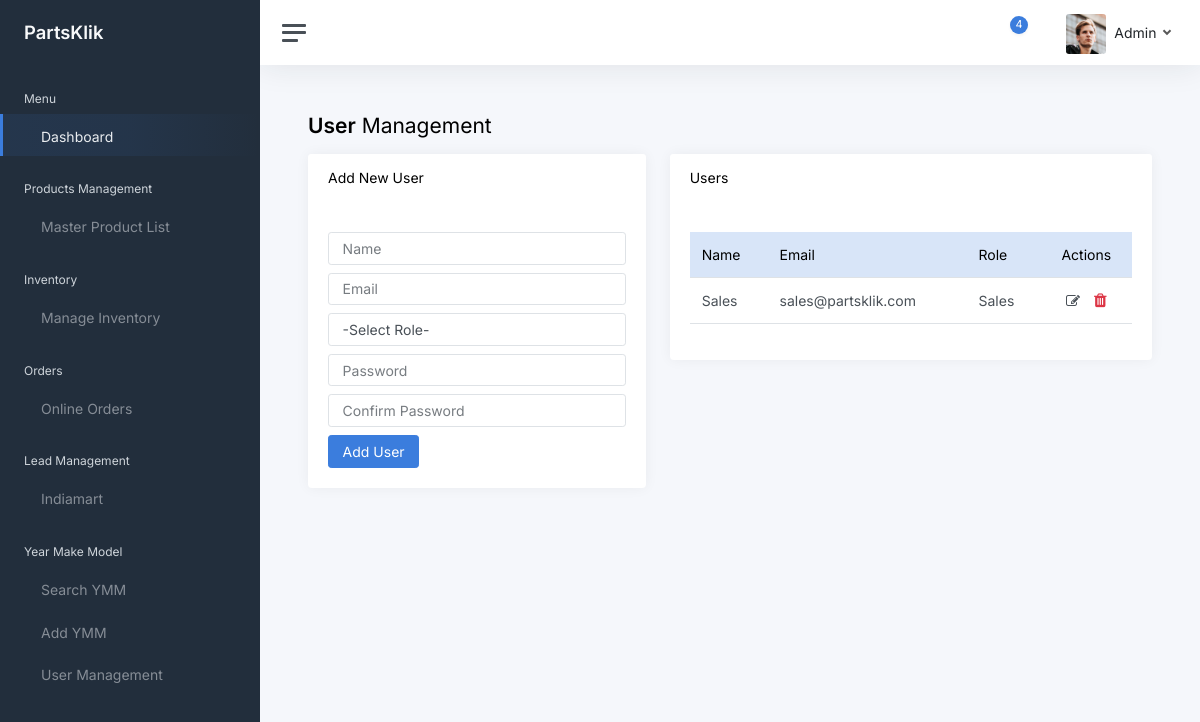
Page /add-user/ (signed in) on the earlier database version.
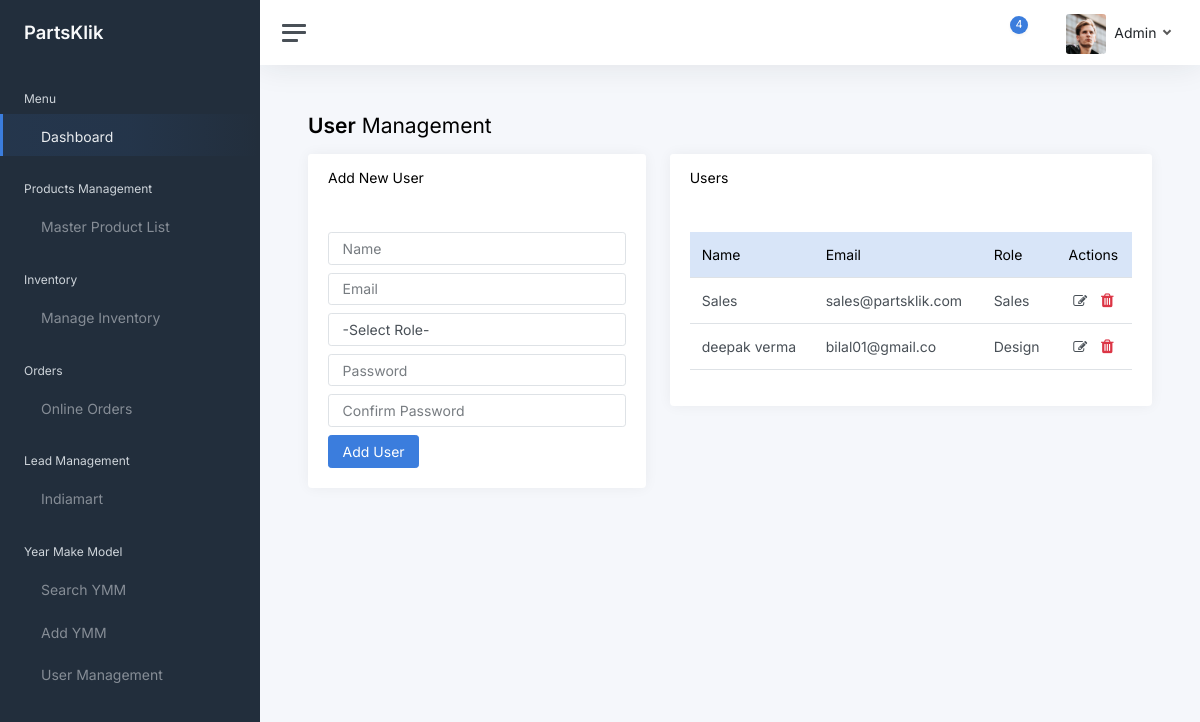
Same page on the later database version.
### home/models.py (models this page shows, shortened)
class CustomUser(AbstractUser):
    username = None
    email = models.EmailField(unique=True)
    user_role=models.CharField(max_length=100,null=True,blank=True,default='Sales')
    visible_password=models.CharField(max_length=254,null=True,blank=True)
    live_status=models.IntegerField(default=1,null=True,blank=True)
    USERNAME_FIELD = 'email'
    REQUIRED_FIELDS = []
    objects = CustomUserManager()

### home/views.py (the view, shortened to what this page needs)
# urls.py: path('add-user/',addUser),
@login_required(login_url='/login')
def addUser(request):
    roles=roleList.objects.all()
    all_users = CustomUser.objects.exclude(is_superuser=True)
    return render(request,'AdminPanel/adduser.html',{"roles":roles,"all_users":all_users,})

### home/models.py (called while the page is built)
    def __str__(self) -> str:
        return self.role_name

### home/templates/AdminPanel/adduser.html (shortened to what this page needs)
<!DOCTYPE html>
<html lang="en">
  <head>
    <link href="../../static/css/app.css" rel="stylesheet" />
    <link
      rel="stylesheet"
      href="https://cdnjs.cloudflare.com/ajax/libs/font-awesome/4.7.0/css/font-awesome.min.css"
    />
  </head>
  <body>
    <div class="wrapper">
      {% include "components/sidebar.html" %}
      <div class="main">
        {% include "components/navbar.html" %}
        <main class="content">
          <div class="container-fluid p-0">
            <h1 class="h3 mb-3"><strong>User</strong> Management</h1>
            <div class="row">
              <div class="col-md-5">
                <div class="card">
                  <div class="card-header">
                    <h5>Add New User</h5>
                  </div>
                  <form method="post" action="/add-user/">
                    <div class="card-body">
                      <input
                        type="text"
                        class="form-control"
                        placeholder="Name"
                        name="user-name"
                        value="{{ request.session.form_data.name }}"
                        required
                      />
                      <input type="email" class="form-control my-2" placeholder="Email" name="user-email" value="{{ request.session.form_data.email }}" required />
                      <select
                        class="form-control my-2"
                        placeholder="Role"
                        name="user-role"
                      >
                        <option>-Select Role-</option>
                      </select>
                      <input
                        type="text"
                        class="form-control my-2"
                        placeholder="Password"
                        name="user-password"
                        required
                      />
                      <input
                        type="text"
                        class="form-control my-2"
                        placeholder="Confirm Password"
                        name="confirm-password"
                        required
                      />
                      <button type="submit" class="btn btn-primary">
                        Add User
                      </button>
                    </div>
                  </form>
                </div>
              </div>
              <div class="col-md-7">
                <div class="card">
                  <div class="card-header">
                    <h5>Users</h5>
                  </div>
                  <div class="card-body">
                    <table class="table">
                      <thead class="table-primary">
                        <tr>
                          <td>Name</td>
                          <td>Email</td>
                          <td>Role</td>
                          <td style="text-align: center">Actions</td>
                        </tr>
                      </thead>
                      <tbody>
                        {% for usr in all_users %}
                        <tr>
                          <td>{{usr.first_name}}</td>
                          <td>{{usr.email}}</td>
                          <td>{{usr.user_role}}</td>
                          <td style="text-align: center">
                            <i
                              class="fa fa-pencil-square-o"
                              aria-hidden="true"
                              style="cursor: pointer"
                            ></i>
                            <i
                              class="fa fa-trash text-danger"
                              style="
                                margin-left: 10px;
                                cursor: pointer;
                                font-size: 16px;
                              "
                              aria-hidden="true"
                            ></i>
                          </td>
                        </tr>
                        {% endfor %}
                      </tbody>
                    </table>
                  </div>
                </div>
              </div>
            </div>
          </div>
        </main>
      </div>
    </div>
  </body>
</html>

### home/templates/components/sidebar.html (shortened to what this page needs)
<nav id="sidebar" class="sidebar js-sidebar">
  <div class="sidebar-content js-simplebar">
    <a class="sidebar-brand" href="/">
      <span class="align-middle">PartsKlik</span>
    </a>
    <ul class="sidebar-nav">
      <li class="sidebar-header">Menu</li>
      <li class="sidebar-item active">
        <a class="sidebar-link" href="/">
          <span class="align-middle">Dashboard</span>
        </a>
      </li>
      <li class="sidebar-header">Products Management</li>
      <li class="sidebar-item">
        <a class="sidebar-link" href="/master-products">
          <span class="align-middle">Master Product List</span>
        </a>
      </li>
      <li class="sidebar-header">Inventory</li>
      <li class="sidebar-item">
        <a class="sidebar-link" href="charts-chartjs.html">
          <span class="align-middle">Manage Inventory</span>
        </a>
      </li>
      <li class="sidebar-header">Orders</li>
      <li class="sidebar-item">
        <a class="sidebar-link" href="charts-chartjs.html">
          <span class="align-middle">Online Orders</span>
        </a>
      </li>
      <li class="sidebar-header">Lead Management</li>
      <li class="sidebar-item">
        <a class="sidebar-link" href="/indiamart-leads">
          <span class="align-middle">Indiamart</span>
        </a>
      </li>
      <li class="sidebar-header">Year Make Model</li>
      <li class="sidebar-item">
        <a class="sidebar-link" href="charts-chartjs.html">
          <span class="align-middle">Search YMM</span>
        </a>
      </li>
      <li class="sidebar-item">
        <a class="sidebar-link" href="charts-chartjs.html">
          <span class="align-middle">Add YMM</span>
        </a>
      </li>
       {% if user.is_superuser %}
      <li class="sidebar-item">
        <a class="sidebar-link" href="/add-user">
          <span class="align-middle">User Management</span>
        </a>
      </li>
      {% endif %}
    </ul>
  </div>
</nav>

### home/templates/components/navbar.html (shortened to what this page needs)
<nav class="navbar navbar-expand navbar-light navbar-bg">
  <a class="sidebar-toggle js-sidebar-toggle">
    <i class="hamburger align-self-center"></i>
  </a>
  <div class="navbar-collapse collapse">
    <ul class="navbar-nav navbar-align">
      <li class="nav-item dropdown">
        <a
          class="nav-icon dropdown-toggle"
          href="#"
          id="alertsDropdown"
          data-bs-toggle="dropdown"
        >
          <div class="position-relative">
            <span class="indicator">4</span>
          </div>
        </a>
      </li>
      <li class="nav-item dropdown">
        <a
          class="nav-icon dropdown-toggle"
          href="#"
          id="messagesDropdown"
          data-bs-toggle="dropdown"
        >
        </a>
      </li>
      <li class="nav-item dropdown">
        <a
          class="nav-link dropdown-toggle d-none d-sm-inline-block"
          href="#"
          data-bs-toggle="dropdown"
        >
          <img
            src="/static/img/avatars/avatar.jpg"
            class="avatar img-fluid rounded me-1"
            alt="Charles Hall"
          />
          {% if user.is_superuser %}
          <span class="text-dark">Admin</span>
          {% else %}
          <span class="text-dark">{{user.first_name}}</span>
          {% endif %}
        </a>
      </li>
    </ul>
  </div>
</nav>

Differences in the rows shown:
added CustomUser: first_name "deepak verma", email "bilal01@gmail.co", user_role "Design"
